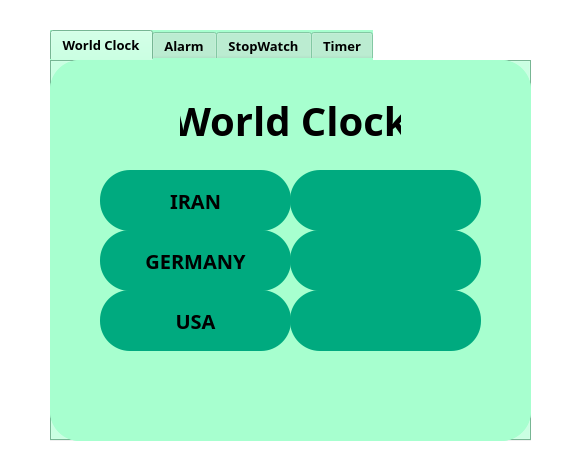
<?xml version="1.0" encoding="UTF-8"?>
<ui version="4.0">
 <class>MainWindow</class>
 <widget class="QMainWindow" name="MainWindow">
  <property name="geometry">
   <rect>
    <x>0</x>
    <y>0</y>
    <width>580</width>
    <height>463</height>
   </rect>
  </property>
  <property name="windowTitle">
   <string>MainWindow</string>
  </property>
  <property name="styleSheet">
   <string notr="true">background-color: rgb(255, 255, 255);</string>
  </property>
  <widget class="QWidget" name="centralwidget">
   <widget class="QTabWidget" name="tabWidget">
    <property name="geometry">
     <rect>
      <x>50</x>
      <y>30</y>
      <width>481</width>
      <height>411</height>
     </rect>
    </property>
    <property name="font">
     <font>
      <family>Dosis ExtraBold</family>
      <pointsize>10</pointsize>
      <bold>true</bold>
     </font>
    </property>
    <property name="styleSheet">
     <string notr="true">border-bottom-color: rgb(0, 170, 127);
color: rgb(0, 0, 0);
background-color: rgb(167, 255, 207);
border-radius: 30px ;</string>
    </property>
    <property name="tabShape">
     <enum>QTabWidget::Rounded</enum>
    </property>
    <property name="currentIndex">
     <number>0</number>
    </property>
    <property name="movable">
     <bool>false</bool>
    </property>
    <property name="tabBarAutoHide">
     <bool>false</bool>
    </property>
    <widget class="QWidget" name="tab_2">
     <attribute name="title">
      <string>World Clock</string>
     </attribute>
     <widget class="QPushButton" name="ir">
      <property name="geometry">
       <rect>
        <x>50</x>
        <y>110</y>
        <width>191</width>
        <height>61</height>
       </rect>
      </property>
      <property name="font">
       <font>
        <family>Dosis ExtraBold</family>
        <pointsize>15</pointsize>
        <italic>false</italic>
        <bold>true</bold>
       </font>
      </property>
      <property name="styleSheet">
       <string notr="true">border-bottom-color: rgb(0, 170, 127);
background-color: rgb(0, 170, 127);
color: rgb(0, 0, 0);
border-color: rgb(0, 120, 86);
border-radius: 30px ;</string>
      </property>
      <property name="text">
       <string>IRAN</string>
      </property>
     </widget>
     <widget class="QPushButton" name="gr">
      <property name="geometry">
       <rect>
        <x>50</x>
        <y>170</y>
        <width>191</width>
        <height>61</height>
       </rect>
      </property>
      <property name="font">
       <font>
        <family>Dosis ExtraBold</family>
        <pointsize>15</pointsize>
        <italic>false</italic>
        <bold>true</bold>
       </font>
      </property>
      <property name="styleSheet">
       <string notr="true">border-bottom-color: rgb(0, 170, 127);
background-color: rgb(0, 170, 127);
color: rgb(0, 0, 0);
border-color: rgb(0, 120, 86);
border-radius: 30px ;</string>
      </property>
      <property name="text">
       <string>GERMANY</string>
      </property>
     </widget>
     <widget class="QPushButton" name="usa">
      <property name="geometry">
       <rect>
        <x>50</x>
        <y>230</y>
        <width>191</width>
        <height>61</height>
       </rect>
      </property>
      <property name="font">
       <font>
        <family>Dosis ExtraBold</family>
        <pointsize>15</pointsize>
        <italic>false</italic>
        <bold>true</bold>
       </font>
      </property>
      <property name="styleSheet">
       <string notr="true">border-bottom-color: rgb(0, 170, 127);
background-color: rgb(0, 170, 127);
color: rgb(0, 0, 0);
border-color: rgb(0, 120, 86);
border-radius: 30px ;</string>
      </property>
      <property name="text">
       <string>USA</string>
      </property>
     </widget>
     <widget class="QPushButton" name="gr_time">
      <property name="geometry">
       <rect>
        <x>240</x>
        <y>170</y>
        <width>191</width>
        <height>61</height>
       </rect>
      </property>
      <property name="font">
       <font>
        <family>Dosis ExtraBold</family>
        <pointsize>13</pointsize>
        <italic>false</italic>
        <bold>true</bold>
       </font>
      </property>
      <property name="styleSheet">
       <string notr="true">border-bottom-color: rgb(0, 170, 127);
background-color: rgb(0, 170, 127);
color: rgb(0, 0, 0);
border-color: rgb(0, 120, 86);
border-radius: 30px ;</string>
      </property>
      <property name="text">
       <string/>
      </property>
     </widget>
     <widget class="QPushButton" name="us_time">
      <property name="geometry">
       <rect>
        <x>240</x>
        <y>230</y>
        <width>191</width>
        <height>61</height>
       </rect>
      </property>
      <property name="font">
       <font>
        <family>Dosis ExtraBold</family>
        <pointsize>13</pointsize>
        <italic>false</italic>
        <bold>true</bold>
       </font>
      </property>
      <property name="styleSheet">
       <string notr="true">border-bottom-color: rgb(0, 170, 127);
background-color: rgb(0, 170, 127);
color: rgb(0, 0, 0);
border-color: rgb(0, 120, 86);
border-radius: 30px ;</string>
      </property>
      <property name="text">
       <string/>
      </property>
     </widget>
     <widget class="QPushButton" name="ir_time">
      <property name="geometry">
       <rect>
        <x>240</x>
        <y>110</y>
        <width>191</width>
        <height>61</height>
       </rect>
      </property>
      <property name="font">
       <font>
        <family>Dosis ExtraBold</family>
        <pointsize>13</pointsize>
        <italic>false</italic>
        <bold>true</bold>
       </font>
      </property>
      <property name="styleSheet">
       <string notr="true">border-bottom-color: rgb(0, 170, 127);
background-color: rgb(0, 170, 127);
color: rgb(0, 0, 0);
border-color: rgb(0, 120, 86);
border-radius: 30px ;</string>
      </property>
      <property name="text">
       <string/>
      </property>
     </widget>
     <widget class="QPushButton" name="title">
      <property name="geometry">
       <rect>
        <x>130</x>
        <y>40</y>
        <width>221</width>
        <height>41</height>
       </rect>
      </property>
      <property name="font">
       <font>
        <family>Dosis ExtraBold</family>
        <pointsize>30</pointsize>
        <italic>false</italic>
        <bold>true</bold>
       </font>
      </property>
      <property name="styleSheet">
       <string notr="true">color: rgb(0, 0, 0);
border-radius: 3px ;</string>
      </property>
      <property name="text">
       <string>World Clock</string>
      </property>
     </widget>
     <zorder>ir</zorder>
     <zorder>gr</zorder>
     <zorder>ir_time</zorder>
     <zorder>gr_time</zorder>
     <zorder>usa</zorder>
     <zorder>us_time</zorder>
     <zorder>title</zorder>
    </widget>
    <widget class="QWidget" name="tab">
     <attribute name="title">
      <string>Alarm</string>
     </attribute>
     <widget class="QWidget" name="gridLayoutWidget">
      <property name="geometry">
       <rect>
        <x>50</x>
        <y>200</y>
        <width>281</width>
        <height>141</height>
       </rect>
      </property>
      <layout class="QGridLayout" name="gridLayout">
       <item row="2" column="0">
        <widget class="QLabel" name="label_3">
         <property name="sizePolicy">
          <sizepolicy hsizetype="Preferred" vsizetype="Fixed">
           <horstretch>0</horstretch>
           <verstretch>0</verstretch>
          </sizepolicy>
         </property>
         <property name="font">
          <font>
           <family>Dosis ExtraBold</family>
           <pointsize>14</pointsize>
           <bold>true</bold>
          </font>
         </property>
         <property name="styleSheet">
          <string notr="true">color: rgb(0, 0, 0);</string>
         </property>
         <property name="text">
          <string>Time :</string>
         </property>
        </widget>
       </item>
       <item row="1" column="0">
        <widget class="QLineEdit" name="tb_new_task_title">
         <property name="enabled">
          <bool>true</bool>
         </property>
         <property name="sizePolicy">
          <sizepolicy hsizetype="Expanding" vsizetype="Maximum">
           <horstretch>0</horstretch>
           <verstretch>0</verstretch>
          </sizepolicy>
         </property>
         <property name="styleSheet">
          <string notr="true">background-color: qlineargradient(spread:pad, x1:0, y1:0, x2:1, y2:1, stop:0 rgba(0, 0, 0, 0), stop:1 rgba(255, 255, 255, 0));
font: 11pt &quot;MS Shell Dlg 2&quot;;
background-color: rgb(255, 255, 255);
border-radius: 5px;</string>
         </property>
        </widget>
       </item>
       <item row="0" column="0">
        <widget class="QLabel" name="label_4">
         <property name="sizePolicy">
          <sizepolicy hsizetype="Preferred" vsizetype="Fixed">
           <horstretch>0</horstretch>
           <verstretch>0</verstretch>
          </sizepolicy>
         </property>
         <property name="font">
          <font>
           <family>Dosis ExtraBold</family>
           <pointsize>14</pointsize>
           <bold>true</bold>
          </font>
         </property>
         <property name="styleSheet">
          <string notr="true">color: rgb(0, 0, 0);</string>
         </property>
         <property name="text">
          <string>Alarm Title :</string>
         </property>
        </widget>
       </item>
       <item row="5" column="0">
        <widget class="QComboBox" name="comboBox">
         <property name="styleSheet">
          <string notr="true">color: rgb(0, 0, 0);
background-color: rgb(255, 255, 255);</string>
         </property>
        </widget>
       </item>
       <item row="3" column="0">
        <widget class="QTimeEdit" name="timeEdit">
         <property name="font">
          <font>
           <family>MS Shell Dlg 2</family>
           <pointsize>10</pointsize>
           <italic>false</italic>
           <bold>false</bold>
          </font>
         </property>
         <property name="styleSheet">
          <string notr="true">background-color: rgb(255, 255, 255);
font: 10pt &quot;MS Shell Dlg 2&quot;;</string>
         </property>
         <property name="maximumDate">
          <date>
           <year>2000</year>
           <month>1</month>
           <day>1</day>
          </date>
         </property>
        </widget>
       </item>
       <item row="4" column="0">
        <widget class="QLabel" name="label_5">
         <property name="sizePolicy">
          <sizepolicy hsizetype="Preferred" vsizetype="Fixed">
           <horstretch>0</horstretch>
           <verstretch>0</verstretch>
          </sizepolicy>
         </property>
         <property name="font">
          <font>
           <family>Dosis ExtraBold</family>
           <pointsize>14</pointsize>
           <bold>true</bold>
          </font>
         </property>
         <property name="styleSheet">
          <string notr="true">color: rgb(0, 0, 0);</string>
         </property>
         <property name="text">
          <string>Date :</string>
         </property>
        </widget>
       </item>
      </layout>
     </widget>
     <widget class="QPushButton" name="btn_new_alarm">
      <property name="geometry">
       <rect>
        <x>370</x>
        <y>230</y>
        <width>71</width>
        <height>71</height>
       </rect>
      </property>
      <property name="sizePolicy">
       <sizepolicy hsizetype="Minimum" vsizetype="Maximum">
        <horstretch>0</horstretch>
        <verstretch>0</verstretch>
       </sizepolicy>
      </property>
      <property name="font">
       <font>
        <family>Dosis ExtraBold</family>
        <pointsize>40</pointsize>
        <bold>true</bold>
       </font>
      </property>
      <property name="toolTip">
       <string>&lt;html&gt;&lt;head/&gt;&lt;body&gt;&lt;p&gt;press to add new task&lt;/p&gt;&lt;/body&gt;&lt;/html&gt;</string>
      </property>
      <property name="layoutDirection">
       <enum>Qt::LeftToRight</enum>
      </property>
      <property name="styleSheet">
       <string notr="true">border-radius: 30px;
color: rgb(0, 0, 0);
background-color: rgb(0, 170, 127);

</string>
      </property>
      <property name="text">
       <string>+</string>
      </property>
     </widget>
     <widget class="QWidget" name="gridLayoutWidget_2">
      <property name="geometry">
       <rect>
        <x>30</x>
        <y>20</y>
        <width>421</width>
        <height>161</height>
       </rect>
      </property>
      <property name="styleSheet">
       <string>border-bottom-color: rgb(0, 170, 127);
color: rgb(0, 0, 0);
background-color: rgb(167, 255, 207);
border-radius: 30px ;</string>
      </property>
      <layout class="QGridLayout" name="gridLayout_2"/>
     </widget>
    </widget>
    <widget class="QWidget" name="tab_3">
     <attribute name="title">
      <string>StopWatch</string>
     </attribute>
     <widget class="QLabel" name="label_stopwatch">
      <property name="geometry">
       <rect>
        <x>100</x>
        <y>20</y>
        <width>281</width>
        <height>161</height>
       </rect>
      </property>
      <property name="font">
       <font>
        <family>Seven Segment</family>
        <pointsize>70</pointsize>
        <bold>false</bold>
       </font>
      </property>
      <property name="styleSheet">
       <string notr="true">color: rgb(0, 120, 86);</string>
      </property>
      <property name="text">
       <string>0:0:0</string>
      </property>
      <property name="alignment">
       <set>Qt::AlignCenter</set>
      </property>
     </widget>
     <widget class="QPushButton" name="btn_start_stopwatch">
      <property name="geometry">
       <rect>
        <x>100</x>
        <y>210</y>
        <width>81</width>
        <height>81</height>
       </rect>
      </property>
      <property name="font">
       <font>
        <family>Dosis ExtraBold</family>
        <pointsize>14</pointsize>
        <bold>true</bold>
       </font>
      </property>
      <property name="styleSheet">
       <string notr="true">color: rgb(0, 0, 0);
border-radius: 30px ;
background-color: rgb(0, 170, 127);</string>
      </property>
      <property name="text">
       <string>Start</string>
      </property>
     </widget>
     <widget class="QPushButton" name="btn_stop_stopwatch">
      <property name="geometry">
       <rect>
        <x>200</x>
        <y>210</y>
        <width>81</width>
        <height>81</height>
       </rect>
      </property>
      <property name="font">
       <font>
        <family>Dosis ExtraBold</family>
        <pointsize>14</pointsize>
        <bold>true</bold>
       </font>
      </property>
      <property name="styleSheet">
       <string notr="true">color: rgb(0, 0, 0);
border-radius: 30px ;
background-color: rgb(0, 170, 127);</string>
      </property>
      <property name="text">
       <string>Stop</string>
      </property>
     </widget>
     <widget class="QPushButton" name="btn_reset_stopwatch">
      <property name="geometry">
       <rect>
        <x>300</x>
        <y>210</y>
        <width>81</width>
        <height>81</height>
       </rect>
      </property>
      <property name="font">
       <font>
        <family>Dosis ExtraBold</family>
        <pointsize>14</pointsize>
        <bold>true</bold>
       </font>
      </property>
      <property name="styleSheet">
       <string notr="true">color: rgb(0, 0, 0);
border-radius: 30px ;
background-color: rgb(0, 170, 127);</string>
      </property>
      <property name="text">
       <string>Reset</string>
      </property>
     </widget>
    </widget>
    <widget class="QWidget" name="tab_4">
     <attribute name="title">
      <string>Timer</string>
     </attribute>
     <widget class="QLineEdit" name="textbox_hour_timer">
      <property name="geometry">
       <rect>
        <x>80</x>
        <y>60</y>
        <width>101</width>
        <height>91</height>
       </rect>
      </property>
      <property name="font">
       <font>
        <family>Seven Segment</family>
        <pointsize>50</pointsize>
       </font>
      </property>
      <property name="styleSheet">
       <string notr="true">color: rgb(0, 120, 86);</string>
      </property>
      <property name="text">
       <string>0</string>
      </property>
      <property name="alignment">
       <set>Qt::AlignCenter</set>
      </property>
     </widget>
     <widget class="QLineEdit" name="textbox_minute_timer">
      <property name="geometry">
       <rect>
        <x>190</x>
        <y>60</y>
        <width>101</width>
        <height>91</height>
       </rect>
      </property>
      <property name="font">
       <font>
        <family>Seven Segment</family>
        <pointsize>50</pointsize>
       </font>
      </property>
      <property name="styleSheet">
       <string notr="true">color: rgb(0, 120, 86);</string>
      </property>
      <property name="text">
       <string>0</string>
      </property>
      <property name="alignment">
       <set>Qt::AlignCenter</set>
      </property>
     </widget>
     <widget class="QLineEdit" name="textbox_second_timer">
      <property name="geometry">
       <rect>
        <x>300</x>
        <y>60</y>
        <width>101</width>
        <height>91</height>
       </rect>
      </property>
      <property name="font">
       <font>
        <family>Seven Segment</family>
        <pointsize>50</pointsize>
       </font>
      </property>
      <property name="styleSheet">
       <string notr="true">color: rgb(0, 120, 86);</string>
      </property>
      <property name="text">
       <string>0</string>
      </property>
      <property name="alignment">
       <set>Qt::AlignCenter</set>
      </property>
     </widget>
     <widget class="QPushButton" name="btn_start_timer">
      <property name="geometry">
       <rect>
        <x>100</x>
        <y>210</y>
        <width>81</width>
        <height>81</height>
       </rect>
      </property>
      <property name="font">
       <font>
        <family>Dosis ExtraBold</family>
        <pointsize>14</pointsize>
        <bold>true</bold>
       </font>
      </property>
      <property name="styleSheet">
       <string notr="true">color: rgb(0, 0, 0);
border-radius: 30px ;
background-color: rgb(0, 170, 127);</string>
      </property>
      <property name="text">
       <string>Start</string>
      </property>
     </widget>
     <widget class="QPushButton" name="btn_stop_timer">
      <property name="geometry">
       <rect>
        <x>200</x>
        <y>210</y>
        <width>81</width>
        <height>81</height>
       </rect>
      </property>
      <property name="font">
       <font>
        <family>Dosis ExtraBold</family>
        <pointsize>14</pointsize>
        <bold>true</bold>
       </font>
      </property>
      <property name="styleSheet">
       <string notr="true">color: rgb(0, 0, 0);
border-radius: 30px ;
background-color: rgb(0, 170, 127);</string>
      </property>
      <property name="text">
       <string>Stop</string>
      </property>
     </widget>
     <widget class="QPushButton" name="btn_reset_timer">
      <property name="geometry">
       <rect>
        <x>300</x>
        <y>210</y>
        <width>81</width>
        <height>81</height>
       </rect>
      </property>
      <property name="font">
       <font>
        <family>Dosis ExtraBold</family>
        <pointsize>14</pointsize>
        <bold>true</bold>
       </font>
      </property>
      <property name="styleSheet">
       <string notr="true">color: rgb(0, 0, 0);
border-radius: 30px ;
background-color: rgb(0, 170, 127);</string>
      </property>
      <property name="text">
       <string>Reset</string>
      </property>
     </widget>
     <widget class="QPushButton" name="pushButton">
      <property name="geometry">
       <rect>
        <x>80</x>
        <y>30</y>
        <width>101</width>
        <height>28</height>
       </rect>
      </property>
      <property name="font">
       <font>
        <family>Dosis ExtraBold</family>
        <pointsize>13</pointsize>
        <bold>true</bold>
       </font>
      </property>
      <property name="styleSheet">
       <string notr="true">border-radius: 2px;
color: rgb(0, 0, 0);</string>
      </property>
      <property name="text">
       <string>Hour</string>
      </property>
     </widget>
     <widget class="QPushButton" name="pushButton_2">
      <property name="geometry">
       <rect>
        <x>190</x>
        <y>30</y>
        <width>101</width>
        <height>28</height>
       </rect>
      </property>
      <property name="font">
       <font>
        <family>Dosis ExtraBold</family>
        <pointsize>13</pointsize>
        <bold>true</bold>
       </font>
      </property>
      <property name="styleSheet">
       <string notr="true">border-radius: 2px;
color: rgb(0, 0, 0);</string>
      </property>
      <property name="text">
       <string>Minute</string>
      </property>
     </widget>
     <widget class="QPushButton" name="pushButton_3">
      <property name="geometry">
       <rect>
        <x>300</x>
        <y>30</y>
        <width>101</width>
        <height>28</height>
       </rect>
      </property>
      <property name="font">
       <font>
        <family>Dosis ExtraBold</family>
        <pointsize>13</pointsize>
        <bold>true</bold>
       </font>
      </property>
      <property name="styleSheet">
       <string notr="true">border-radius: 2px;
color: rgb(0, 0, 0);</string>
      </property>
      <property name="text">
       <string>Second</string>
      </property>
     </widget>
    </widget>
   </widget>
  </widget>
  <widget class="QMenuBar" name="menubar">
   <property name="geometry">
    <rect>
     <x>0</x>
     <y>0</y>
     <width>580</width>
     <height>22</height>
    </rect>
   </property>
  </widget>
  <widget class="QStatusBar" name="statusbar"/>
 </widget>
 <resources/>
 <connections/>
</ui>
